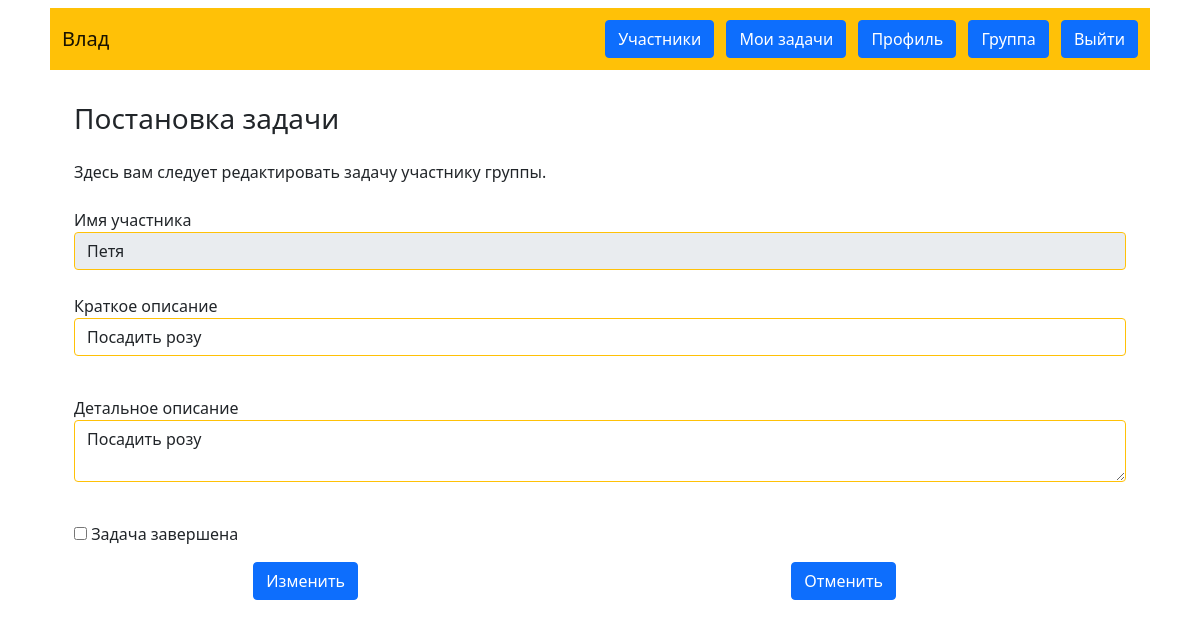
Before: /edit_task/1 (signed in) with the older database file.
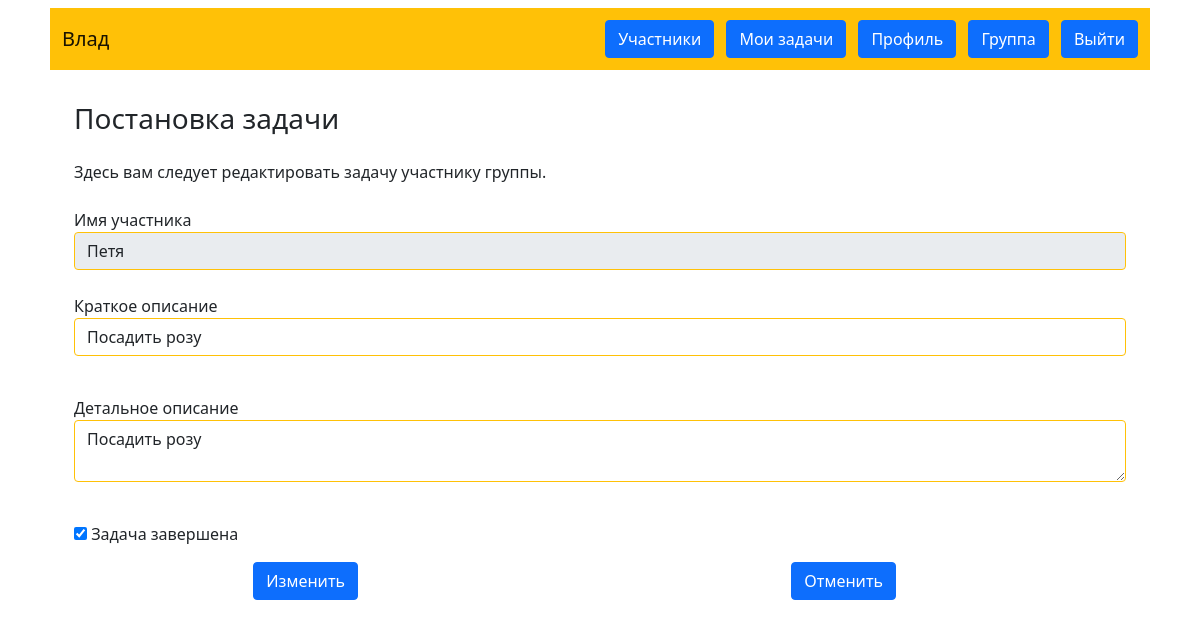
After: the same page with the newer database file.
### data/users.py (models this page shows)
class Task(SqlAlchemyBase, UserMixin, SerializerMixin):
    __tablename__ = 'Tasks'
    id = sqlalchemy.Column(sqlalchemy.Integer,
                           primary_key=True, autoincrement=True)
    user_id = sqlalchemy.Column(sqlalchemy.Integer,
                                sqlalchemy.ForeignKey("Users.id"))
    author_id = sqlalchemy.Column(sqlalchemy.Integer,
                                  sqlalchemy.ForeignKey("Users.id"))
    group_id = sqlalchemy.Column(sqlalchemy.Integer,
                                 sqlalchemy.ForeignKey("Groups.id"))
    short_task = sqlalchemy.Column(sqlalchemy.String, nullable=False)
    detail_task = sqlalchemy.Column(sqlalchemy.String, unique=False)
    completed = sqlalchemy.Column(sqlalchemy.Boolean)

### main.py (the view)
@app.route('/edit_task/<id>', methods=['GET', 'POST'])
@login_required
def edit_task(id):
    form = TaskForm()
    db_sess = db_session.create_session()
    task = db_sess.query(Task).get(id)
    if form.validate_on_submit():
        task.short_task = form.short_task.data
        task.detail_task = form.detail_task.data
        task.completed = form.completed.data
        db_sess.commit()
        return redirect(f'/edit_task/{id}')
    user = db_sess.query(User).get(task.user_id)
    group = db_sess.query(Group).get(current_user.group)
    admin = db_sess.query(User).get(group.group_admin)
    is_admin = False
    if current_user.id == admin.id:
        is_admin = True
    form.login.data = user.login
    form.short_task.data = task.short_task
    form.detail_task.data = task.detail_task
    form.completed.data = task.completed
    form.submit.label.text = 'Изменить'
    return render_template('edit_task.html', title='Изменение задачи', form=form, is_admin=is_admin)

### form/user.py
class TaskForm(FlaskForm):
    login = StringField('Имя участника', render_kw={'readonly': True}, validators=[DataRequired()])
    short_task = StringField('Краткое описание', validators=[DataRequired()])
    detail_task = TextAreaField('Детальное описание', validators=[DataRequired()])
    completed = BooleanField('Задача завершена')
    submit = SubmitField('Создать')
    cancel = SubmitField('Отменить')

### data/db_session.py (called while the page is built)
def create_session() -> Session:
    global __factory
    return __factory()

### main.py (called while the page is built)
@login_manager.user_loader
def load_user(user_id):
    db_sess = db_session.create_session()
    return db_sess.query(User).get(user_id)

### templates/edit_task.html (shortened to what this page needs)
{% extends "base.html" %}
{% block content %}
<h3>Постановка задачи</h3>
<p class="my-3 my-md-4">Здесь вам следует редактировать задачу участнику группы.</p>
<form action="" method="post" novalidate>
    <div>
        {{ form.login.label }}<br>
        {{ form.login(class="form-control border border-warning", type="email") }}<br>
    </div>
    <p>
        {{ form.short_task.label }}<br>
        {{ form.short_task(class="form-control border border-warning") }}<br>
    </p>
     <p>
        {{ form.detail_task.label }}<br>
        {{ form.detail_task(class="form-control border border-warning") }}<br>
    </p>
    <p>{{ form.completed() }} {{ form.completed.label }}</p>
     <div class="m4 row justify-content-around">
         {% if is_admin: %}
            <div class="col-2">{{ form.submit(type="submit", class="btn btn-primary") }}</div>
         {% endif %}
         <div class="col-2"><a class="btn btn-primary" id="cancel" href="/">Отменить</a></div>
    </div>
</form>
{% endblock %}

Changed rows visible on the page:
changed Task "Посадить розу": completed "☐" → "☑"
